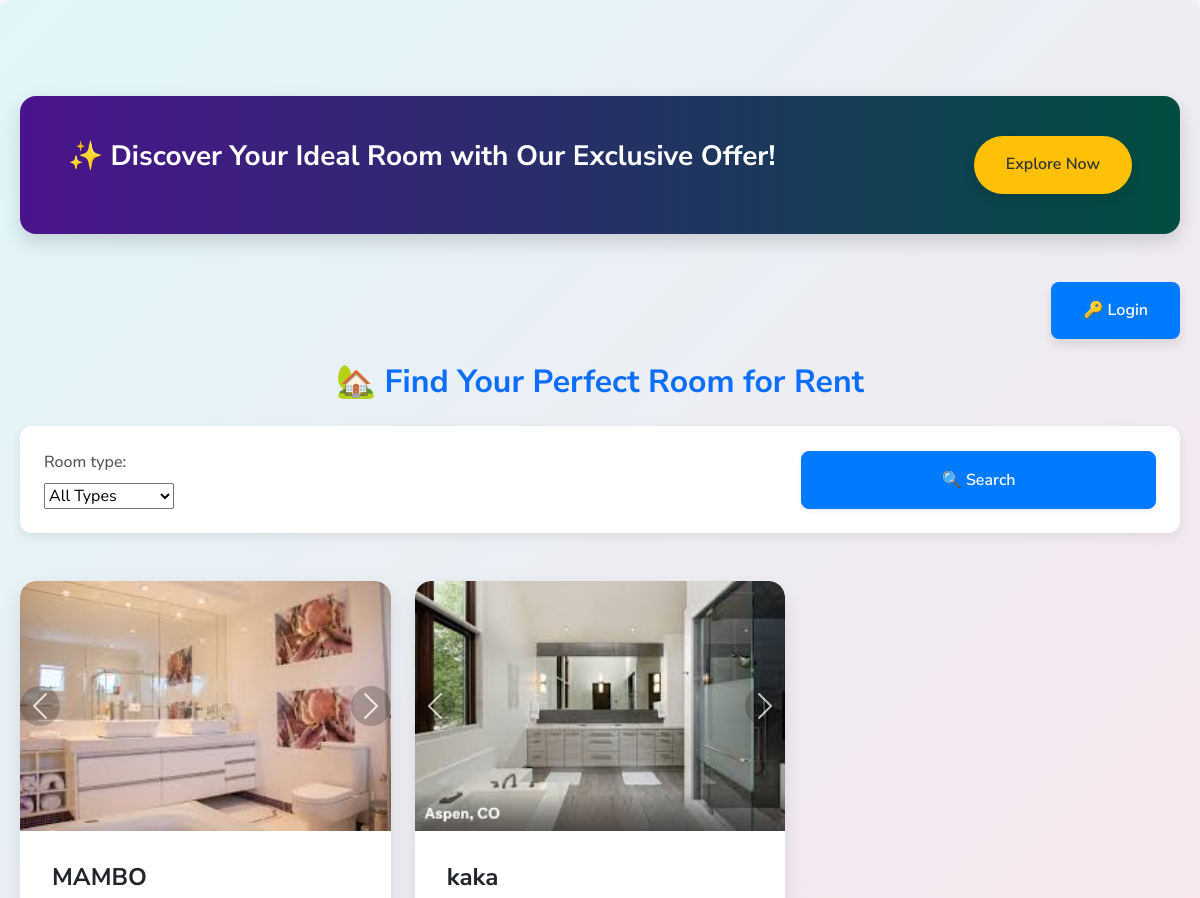
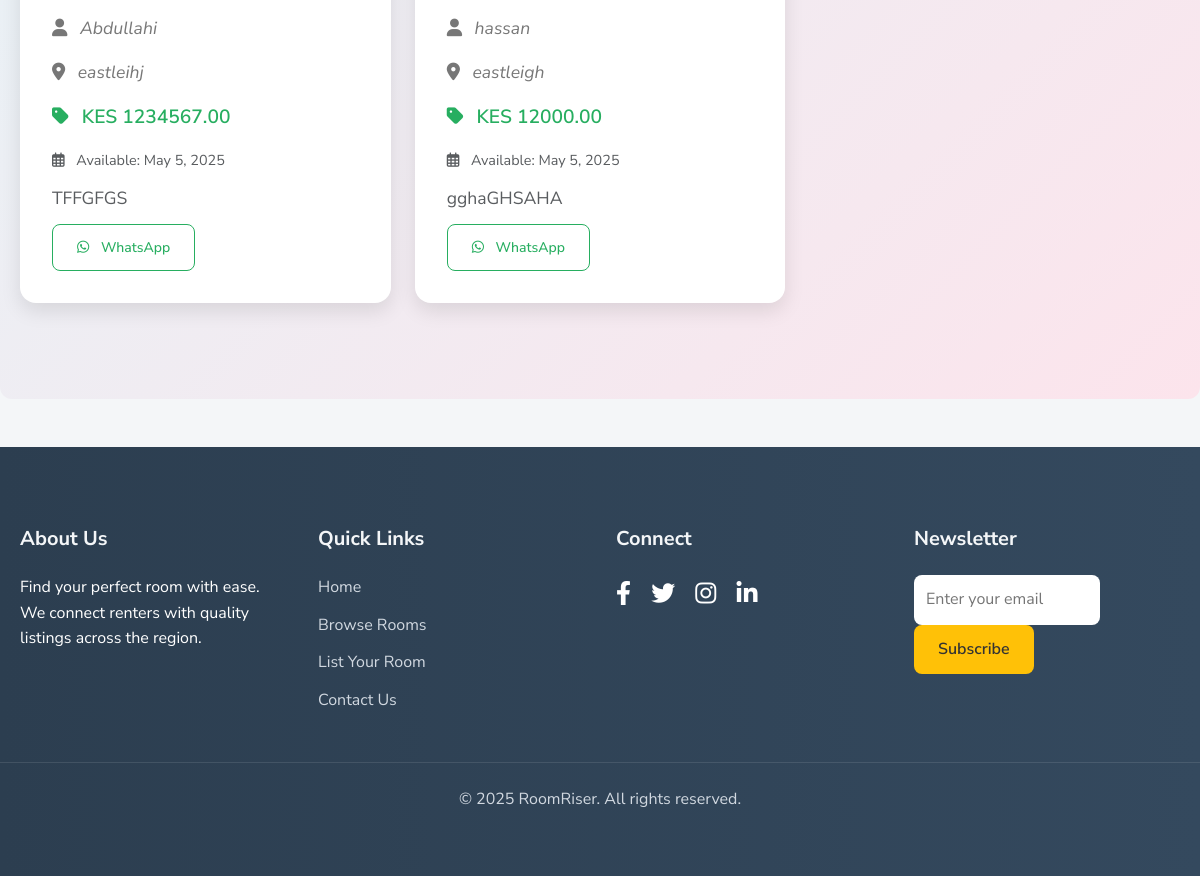
The page / on the database its author committed (2 pictures, top to bottom).
### users/models.py (models this page shows, shortened)
class VacantRoom(models.Model):
    ROOM_TYPE_CHOICES = (
        ('Single', 'Single'),
        ('Double', 'Double'),
        ('Self-Contained', 'Self-Contained'),
        ('Bedsitter', 'Bedsitter'),
        ('1 Bedroom', '1 Bedroom'),
        ('2 Bedroom', '2 Bedroom'),
        ('3 Bedroom', '3 Bedroom'),
        ('4 Bedroom', '4 Bedroom'),
    )
    user = models.ForeignKey(User, on_delete=models.CASCADE, related_name='vacant_rooms')
    title = models.CharField(max_length=100)
    description = models.TextField()
    amount = models.DecimalField(max_digits=10, decimal_places=2)
    location = models.CharField(max_length=100)
    room_type = models.CharField(max_length=20, choices=ROOM_TYPE_CHOICES)
    picture1 = models.ImageField(upload_to='vacancy_images/', null=True, blank=True)
    picture2 = models.ImageField(upload_to='vacancy_images/', null=True, blank=True)
    picture3 = models.ImageField(upload_to='vacancy_images/', null=True, blank=True)
    available_from = models.DateField()
    is_available = models.BooleanField(default=True)
    created_at = models.DateTimeField(auto_now_add=True)
    slug = models.SlugField(unique=True, blank=True)
    def get_absolute_url(self):
        return reverse('vacancy_detail', kwargs={'slug': self.slug})

### users/views.py (the view)
# urls.py: path('', views.vacancy_list, name='vacancy_list'),
def vacancy_list(request):
    form = VacancySearchForm(request.GET)
    rooms = VacantRoom.objects.filter(is_available=True)
    if form.is_valid():
        query = form.cleaned_data.get('query')
        room_type = form.cleaned_data.get('room_type')
        min_price = form.cleaned_data.get('min_price')
        max_price = form.cleaned_data.get('max_price')
        if query:
            rooms = rooms.filter(Q(title__icontains=query) | Q(location__icontains=query))
        if room_type:
            rooms = rooms.filter(room_type=room_type)
        if min_price is not None:
            rooms = rooms.filter(amount__gte=min_price)
        if max_price is not None:
            rooms = rooms.filter(amount__lte=max_price)
    return render(request, 'users/vacancy_list.html', {'rooms': rooms, 'form': form})

### users/forms.py
class VacancySearchForm(forms.Form):
    query = forms.CharField(required=False, label='Search by title or location')
    room_type = forms.ChoiceField(
        choices=[('', 'All Types')] + list(VacantRoom.ROOM_TYPE_CHOICES),
        required=False
    )
    min_price = forms.DecimalField(required=False, label='Min Price')
    max_price = forms.DecimalField(required=False, label='Max Price')

### users/templates/users/vacancy_list.html (shortened to what this page needs)
{% extends 'users/base.html' %}
{% block content %}
<div class="background-decor">
  <div class="container">
    <div class="advert-banner">
      <h4>✨ Discover Your Ideal Room with Our Exclusive Offer!</h4>
      <a href="#">Explore Now</a>
    </div>
    <div class="text-end mb-4">
      <a href="{% url 'login' %}" class="login-btn">🔑 Login</a>
    </div>
    <h2 class="mb-4 text-center fw-bold text-primary">🏡 Find Your Perfect Room for Rent</h2>
    <form method="get" class="search-form">
      <div class="form-group">
        {{ form.room_type.label_tag }}
        {{ form.room_type }}
      </div>
      <div class="form-group">
        <button type="submit" class="btn btn-primary w-100 shadow-sm">🔍 Search</button>
      </div>
    </form>
    <div class="row row-cols-1 row-cols-md-2 row-cols-lg-3 g-4">
      {% for room in rooms %}
        <div class="col d-flex">
          <div class="card card-listing flex-fill">
            <div id="carousel{{ room.id }}" class="carousel slide" data-bs-ride="carousel">
              <div class="carousel-inner">
                {% if room.picture1 %}
                <div class="carousel-item active">
                  <img src="{{ room.picture1.url }}" class="d-block w-100" alt="{{ room.title }} - Image 1">
                </div>
                {% endif %}
              </div>
              {% if room.picture2 or room.picture3 %}
                <button class="carousel-control-prev" type="button" data-bs-target="#carousel{{ room.id }}" data-bs-slide="prev">
                  <span class="carousel-control-prev-icon" aria-hidden="true"></span>
                </button>
                <button class="carousel-control-next" type="button" data-bs-target="#carousel{{ room.id }}" data-bs-slide="next">
                  <span class="carousel-control-next-icon" aria-hidden="true"></span>
                </button>
              {% endif %}
            </div>
            <div class="card-body d-flex flex-column">
              <h5><a href="{{ room.get_absolute_url }}" class="text-decoration-none text-dark">{{ room.title }}</a></h5>
              <p class="card-text location mb-1"><i  class="fas fa-user me-2"></i> {{ room.user }}</p>
              <p class="card-text location mb-1"><i class="fas fa-map-marker-alt me-2"></i> {{ room.location }}</p>
              <p class="card-text price mb-1"><i class="fas fa-tag me-2"></i> KES {{ room.amount }}</p>
              <p class="card-text available-date small text-muted"><i class="far fa-calendar-alt me-2"></i> Available: {{ room.available_from }}</p>
              <p class="card-text text-muted">{{ room.description|truncatewords:20 }}</p>
              <div class="mt-auto">
                <a href="https://wa.me/0798883849?text=Hello, I am interested in renting the room titled '{{ room.title }}' located in {{ room.location }}." target="_blank" class="btn btn-outline-success btn-sm">
                  <i class="fab fa-whatsapp me-2"></i> WhatsApp
                </a>
              </div>
            </div>
          </div>
        </div>
      {% empty %}
        <div class="col-12">
          <div class="no-rooms-message">
            <i class="fas fa-exclamation-triangle me-2"></i> <strong>No rooms found!</strong> Please adjust your search criteria.
          </div>
        </div>
      {% endfor %}
    </div>
  </div>
</div>
<footer>
  <div class="container">
    <div>
      <h5>About Us</h5>
      <p>Find your perfect room with ease. We connect renters with quality listings across the region.</p>
    </div>
    <div>
      <h5>Quick Links</h5>
      <ul>
        <li><a href="#">Home</a></li>
        <li><a href="#">Browse Rooms</a></li>
        <li><a href="#">List Your Room</a></li>
        <li><a href="#">Contact Us</a></li>
      </ul>
    </div>
    <div>
      <h5>Connect</h5>
      <div class="social-links">
        <a href="#"><i class="fab fa-facebook-f"></i></a>
        <a href="#"><i class="fab fa-twitter"></i></a>
        <a href="#"><i class="fab fa-instagram"></i></a>
        <a href="#"><i class="fab fa-linkedin-in"></i></a>
      </div>
    </div>
    <div class="newsletter">
      <h5>Newsletter</h5>
      <input type="email" placeholder="Enter your email">
      <button>Subscribe</button>
    </div>
  </div>
  <div class="footer-bottom">
    <p>© 2025 RoomRiser. All rights reserved.</p>
  </div>
</footer>
<link rel="stylesheet" href="https://cdnjs.cloudflare.com/ajax/libs/font-awesome/6.0.0/css/all.min.css" />
{% endblock %}

### users/templates/users/vacancy_list.html (style rules this page uses)
body { font-family: 'Nunito Sans', sans-serif; background: #f4f6f8; color: #333; line-height: 1.6; margin: 0; padding: 0; -webkit-font-smoothing: antialiased; -moz-osx-font-smoothing: grayscale; }
.container { max-width: 1200px; margin: 2rem auto; padding: 0 20px; }
.background-decor { background: linear-gradient(135deg, #e0f7fa, #fce4ec); padding: 4rem 0; border-radius: 12px; margin-bottom: 3rem; }
.advert-banner { background: linear-gradient(90deg, #4a148c, #004d40); color: white; padding: 2.5rem 3rem; margin-bottom: 3rem; border-radius: 16px; box-shadow: 0 8px 20px rgba(0, 0, 0, 0.15); display: flex; justify-content: space-between; align-items: center; flex-wrap: wrap; transition: transform 0.2s ease-in-out; }
.advert-banner h4 { margin: 0 0 1rem 0; font-size: 1.75rem; font-weight: 700; }
.advert-banner a { background: #ffc107; color: #333; padding: 1rem 2rem; border-radius: 30px; text-decoration: none; font-weight: 600; box-shadow: 0 6px 12px rgba(0, 0, 0, 0.1); transition: background-color 0.2s ease-in-out; }
.search-form { margin-bottom: 3rem; padding: 1.5rem; background-color: white; border-radius: 12px; box-shadow: 0 4px 12px rgba(0, 0, 0, 0.08); display: grid; grid-template-columns: repeat(auto-fit, minmax(200px, 1fr)); gap: 1.5rem; align-items: flex-end; }
.search-form .form-group { margin-bottom: 0; }
.search-form label { display: block; margin-bottom: 0.5rem; color: #555; font-weight: 500; }
.btn-primary { background: #007bff; border-color: #007bff; border-radius: 8px; padding: 1rem 1.5rem; font-weight: 600; box-shadow: 0 4px 8px rgba(0, 0, 0, 0.1); transition: background-color 0.2s ease-in-out, transform 0.2s ease-in-out; }
.card-listing { border: none; border-radius: 16px; box-shadow: 0 8px 20px rgba(0, 0, 0, 0.1); overflow: hidden; transition: transform 0.2s ease-in-out, box-shadow 0.2s ease-in-out; }
.carousel-inner img { border-radius: 16px 16px 0 0; object-fit: cover; height: 250px; }
.carousel-control-prev, .carousel-control-next { background: rgba(0, 0, 0, 0.3); border-radius: 50%; width: 40px; height: 40px; top: 50%; transform: translateY(-50%); opacity: 0.7; transition: opacity 0.2s ease-in-out; }
.card-body { padding: 2rem; text-align: left; display: flex; flex-direction: column; gap: 0.75rem; }
.card-body h5 { font-size: 1.5rem; font-weight: 700; color: #2c3e50; margin-bottom: 0.5rem; }
.card-body p { font-size: 1.1rem; color: #555; margin-bottom: 0; }
.card-body .location { color: #777; font-style: italic; }
.card-body .price { color: #27ae60; font-weight: 600; font-size: 1.2rem; }
.card-body .available-date { color: #999; font-size: 0.9rem; }
.card-body .btn-outline-success { border-radius: 8px; padding: 0.75rem 1.5rem; font-weight: 500; border-color: #27ae60; color: #27ae60; transition: background-color 0.2s ease-in-out, color 0.2s ease-in-out; align-self: flex-start; }
.login-btn { background-color: #007bff; border-radius: 8px; color: white; padding: 1rem 2rem; font-weight: 600; display: inline-block; text-decoration: none; box-shadow: 0 6px 12px rgba(0, 0, 0, 0.1); transition: background-color 0.2s ease-in-out, transform 0.2s ease-in-out; }
footer { background: linear-gradient(90deg, #2c3e50, #34495e); color: white; padding: 3rem 0; margin-top: 3rem; }
footer .container { display: grid; grid-template-columns: repeat(auto-fit, minmax(250px, 1fr)); gap: 2rem; }
footer h5 { font-size: 1.25rem; font-weight: 700; margin-bottom: 1.5rem; color: #f4f6f8; }
footer ul { list-style: none; padding: 0; }
footer ul li { margin-bottom: 0.75rem; }
footer ul li a { color: #d1d8e0; text-decoration: none; transition: color 0.2s ease-in-out; }
footer .social-links a { color: white; font-size: 1.5rem; margin-right: 1rem; transition: color 0.2s ease-in-out; }
footer .newsletter input { padding: 0.75rem; border-radius: 8px; border: none; width: 70%; margin-right: 0.5rem; }
footer .newsletter button { padding: 0.75rem 1.5rem; background: #ffc107; color: #333; border: none; border-radius: 8px; font-weight: 600; cursor: pointer; transition: background-color 0.2s ease-in-out; }
footer .footer-bottom { text-align: center; margin-top: 2rem; padding-top: 1.5rem; border-top: 1px solid rgba(255, 255, 255, 0.1); color: #d1d8e0; }

### rows shown on the page
VacantRoom: picture1 (picture), title "MAMBO", user "Abdullahi", location "eastleihj", amount "1234567.00", available_from "May 5, 2025", description "TFFGFGS"
VacantRoom: picture1 (picture), title "kaka", user "hassan", location "eastleigh", amount "12000.00", available_from "May 5, 2025", description "gghaGHSAHA"
